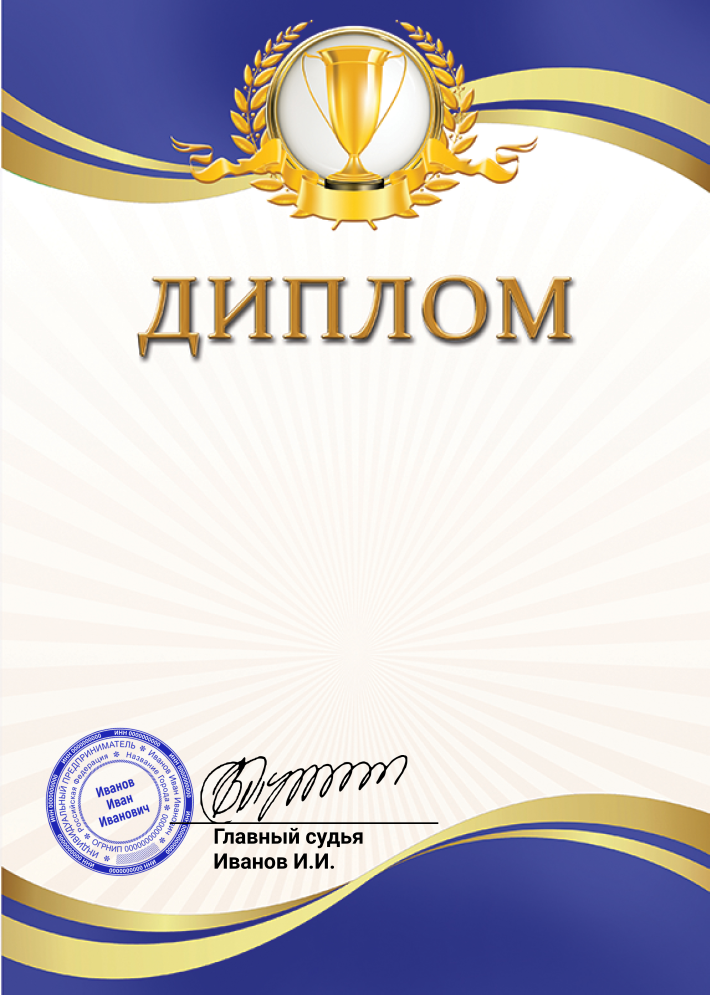
#> input picture data/imgs/Dipl.jpg, 2129 x 2983 px (shown at 1/3 size)
$ python '3 Подготавливаем шабломы документов.py'   (older library calls are emulated)
#> lines starting #> are read from the running program, lines starting #| are printed output that depends on the picture
### src/diploma_base.py
"""
Postcardware License
Copyright (c) 2023 RoboTron
Email: iAdelfos@gmail.com
https://www.youtube.com/@RoboTron_Channel/
"""

import textwrap
from PIL import Image, ImageDraw, ImageFont  # pip install Pillow


class DiplomaBase:

    def __init__(self, path):
#> called with path = 'data/imgs/Dipl.jpg'
        self._path = path  # ссылка на исходную картинку
        self._image = Image.open(path)
#> self._image is the input picture: PIL image 2129x2983 RGB; mean R, G, B 205.5, 201.1, 203.8
        self._draw = ImageDraw.Draw(self._image)

    def text(self, text: str,
             x: int,
             y: int,
             font_path: str,
             font_size: int,
             max_width: int,
             fill: str = "black",
             align_center: bool = True) -> None:
        """
        Вставка однострочного текста
        :param text: Текст для вставки
        :param x: Отступ в пикселях от левого края (при align_center=True, x - обозначает середину)
        :param y: Отступ в пикселях от верхнего края
        :param font_path: Месторасположение шрифта использувоемого для текста
        :param font_size: Размер шрифта
        :param max_width: Максимальная ширина в пикселях
        :param fill: Цвет текста
        :param align_center: Использовать выравнивание по середение (по умолчанию выравнивание по левому краю

        Examples:
            >>> template.text("Иванов Иван", 300, 1150, "./fonts/Times New Roman.ttf", 90, 1500)

        """
        _font = self._get_font(text, font_path, (font_size - 5), max_width)
        _w, _ = self._draw.textsize(text, font=_font)
        _x = x
        if align_center:
            _x = (x - _w) / 2

        self._draw.text((_x, y), text, fill=fill, font=_font)

    def multi_line(self, text: str,
                   x_center: int,
                   y: int,
                   font_path: str,
                   font_size: int,
                   max_chars: int,  # Максимальное количество символов в строке
                   fill: str = "black") -> None:
        """
        **Вставка многострочного текста.**
        ОСТОРОЖНО, если текст содержит символ тильда "~" то она заменится на перенос текста на новую строку

        :param text: Текст для вставки
        :param x_center: Нахождение середины текста в пикселях от левого края
        :param y: Отступ в пикселях от верхнего края
        :param font_path: Месторасположение шрифта использувоемого для текста
        :param font_size: Размер шрифта
        :param max_chars: Максималоно допустимое количество символов в одной строчке
        :param fill: Цвет текста
        """
#> called with x_center = 2200, y = 1650, font_path = 'data/fonts/Times New Roman.ttf', font_size = 60, max_chars = 50, fill = 'black'
        _font: ImageFont = ImageFont.truetype(font_path, size=font_size)

        def write_line(_line_w, y):
            _w, _ = self._draw.textsize(_line_w, font=_font)
            _x = (x_center - _w) / 2
            self._draw.text((_x, y), _line_w, fill=fill,
                            font=_font, align="center")
            y = _font.getsize(_line_w)[1]
            return y

        for _line in textwrap.wrap(text, width=max_chars):
            for _sub_line in _line.split('~'):
                y += write_line(_sub_line, y)

    def save(self, path: str):
#> called with path = 'out/Диплом Цыганков Владислав.pdf'
        self._image.save(path)
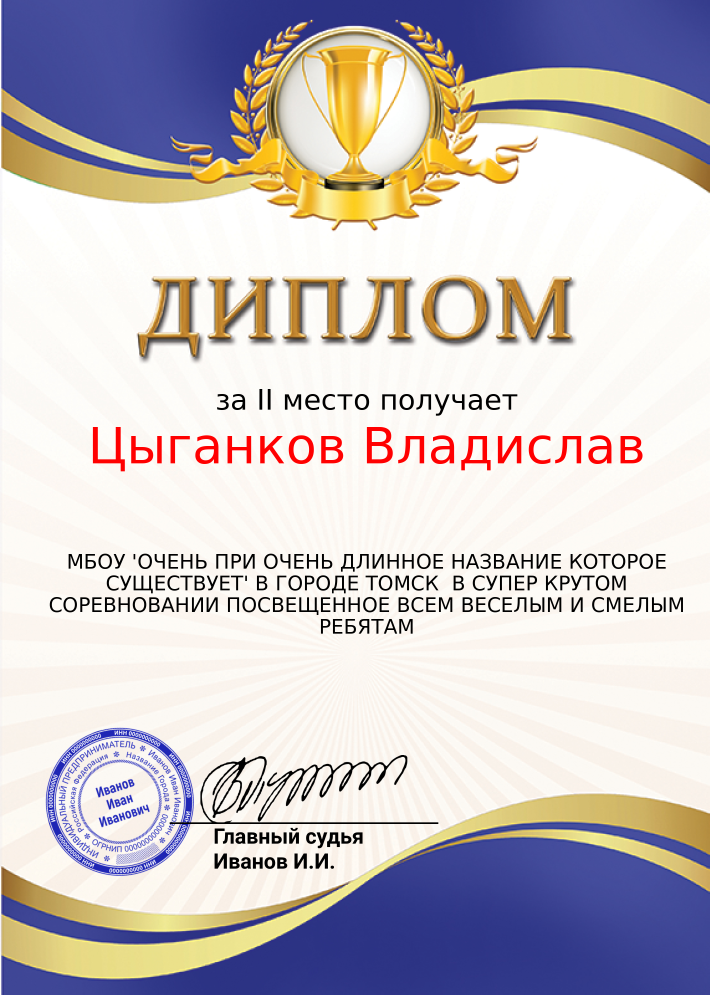
#> saved as Диплом Цыганков Владислав.pdf: PIL image 2129x2983 RGB (shown at 1/3 size); mean R, G, B 201.9, 195.6, 198.3
        print(path)

    def show(self):
        self._image.show()

    def _get_font(self, text: str, font_path: str,
                  font_size: int, max_width: int = 30) -> ImageFont:
        _font: ImageFont = ImageFont.truetype(font_path, size=font_size)
        _w, _ = self._draw.textsize(text, font=_font)

        if _w > max_width:
            # создаем новый вариант с уменьшенным размером шрифта
            return self._get_font(text, font_path, (font_size - 5), max_width)
        return _font


# [2 lines that do not run on import are left out]

### src/diplomas.py
from src.diploma_base import DiplomaBase

# шрифты
TIMES_NEW_ROMAN = 'data/fonts/Times New Roman.ttf'
TIMES_NEW_ROMAN_BOLD = 'data/fonts/Times New Roman Bold.ttf'
LOBSTER_REGULAR = 'data/fonts/Lobster-Regular.ttf'


# [9 lines left out: function create_certificate, not called in this run]


def create_diploma(position, student, company):
    """Шаблом для создания Диплома """
    template = DiplomaBase("data/imgs/Dipl.jpg")
    x = 2200
    company = company.upper()  # Большими буквами
    template.text(position, x=x, y=1150, font_path=TIMES_NEW_ROMAN, font_size=90, max_width=1500)
    # template.text(nomination, x=x, y=1300, font_path=TIMES_NEW_ROMAN, font_size=80, max_width=1700)

    template.text(student, x=x, y=1250, font_path=LOBSTER_REGULAR, font_size=200, max_width=1700, fill="#FF0000")

    template.multi_line(company, x, y=1650, font_path=TIMES_NEW_ROMAN, font_size=60, max_chars=50, )
    # template.text(id, x=x, y=3250, font_path=TIMES_NEW_ROMAN, font_size=60, max_width=1400, fill="#FFFFFF")

    return template


# [2 lines that do not run on import are left out]

### 3 Подготавливаем шабломы документов.py
"""
Postcardware License
Copyright (c) 2023 RoboTron
Email: iAdelfos@gmail.com
https://www.youtube.com/@RoboTron_Channel/
"""

from src import diplomas

company = """МБОУ 'Очень при очень длинное название которое существует' в городе Томск """

teacher = "Иванов Владимир Владимирович"
student = "Цыганков Владислав"
position = "за II место получает"


# sertificate = diplomas.create_sertificate(student, company)
# sertificate.save(f"out/Сертификат {student}.png")
# sertificate.show()

descr = company + " В супер крутом соревновании посвещенное всем веселым и смелым ребятам"
diploma = diplomas.create_diploma(position, student, descr)
diploma.save(f"out/Диплом {student}.pdf")
diploma.show()
